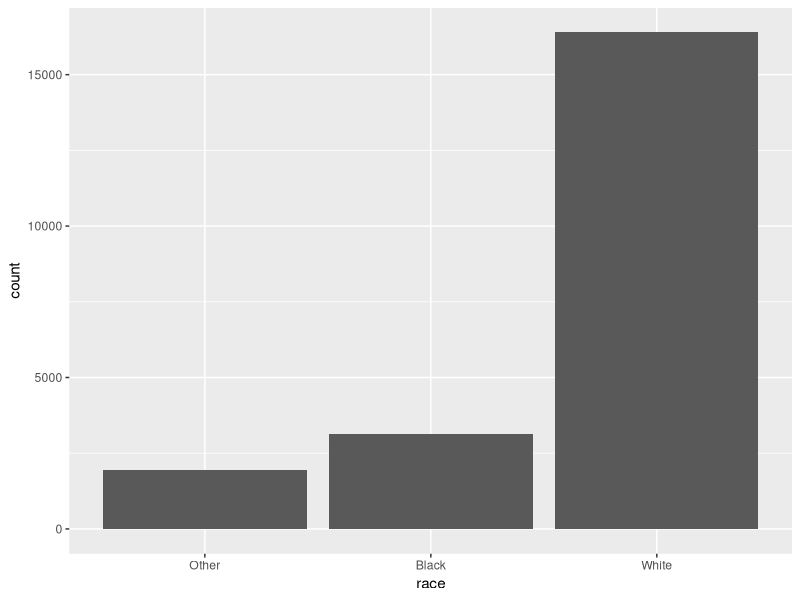
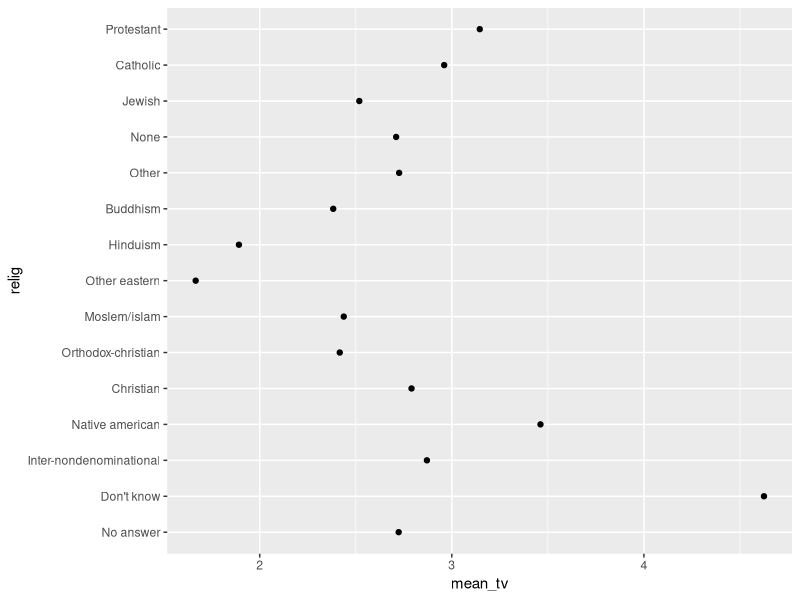
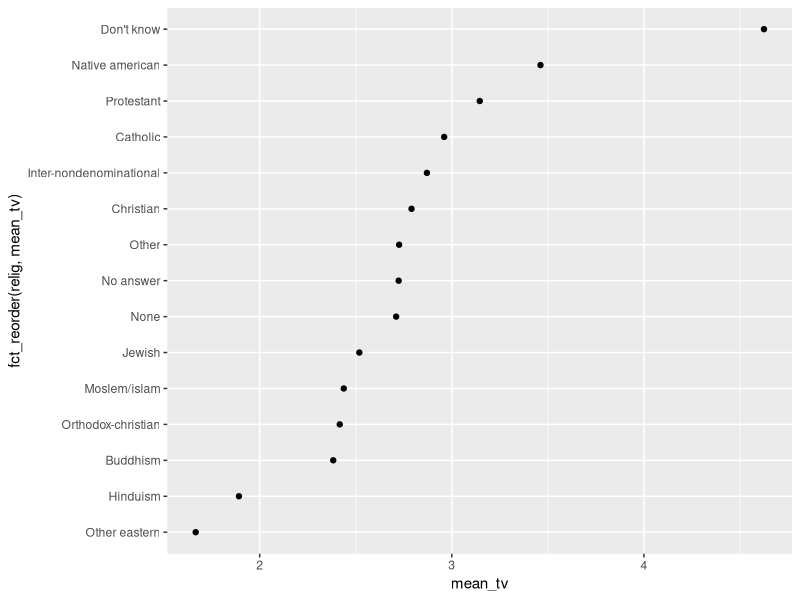
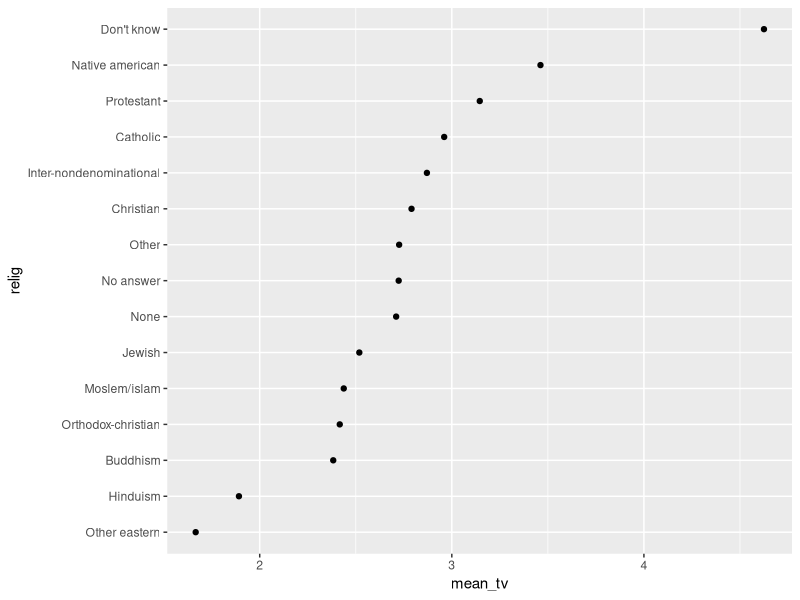
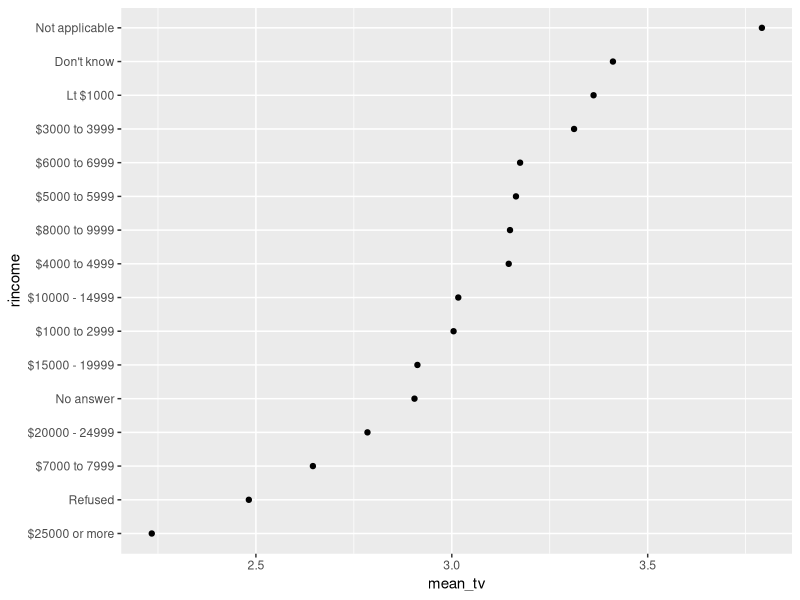
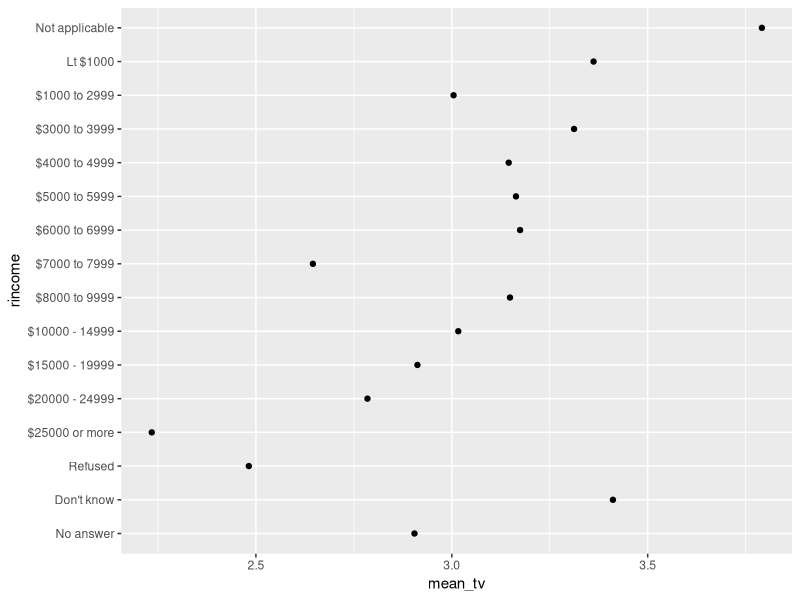
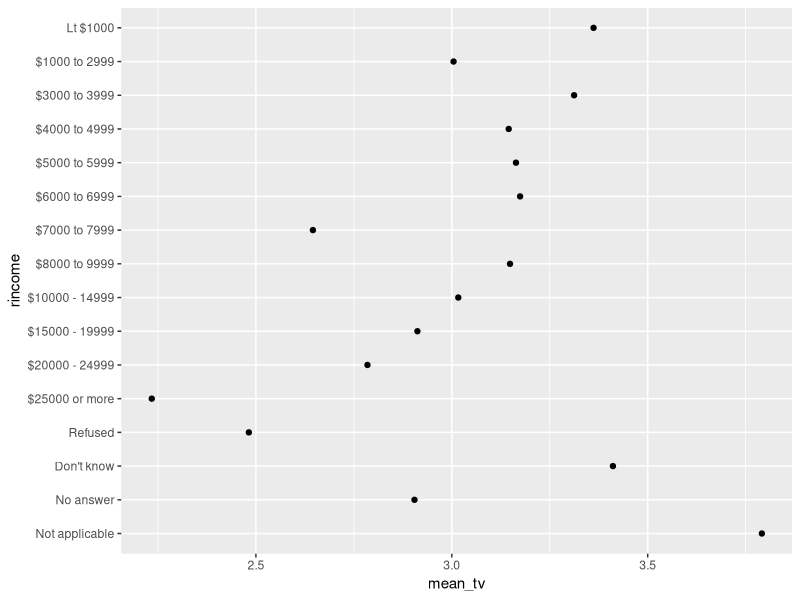
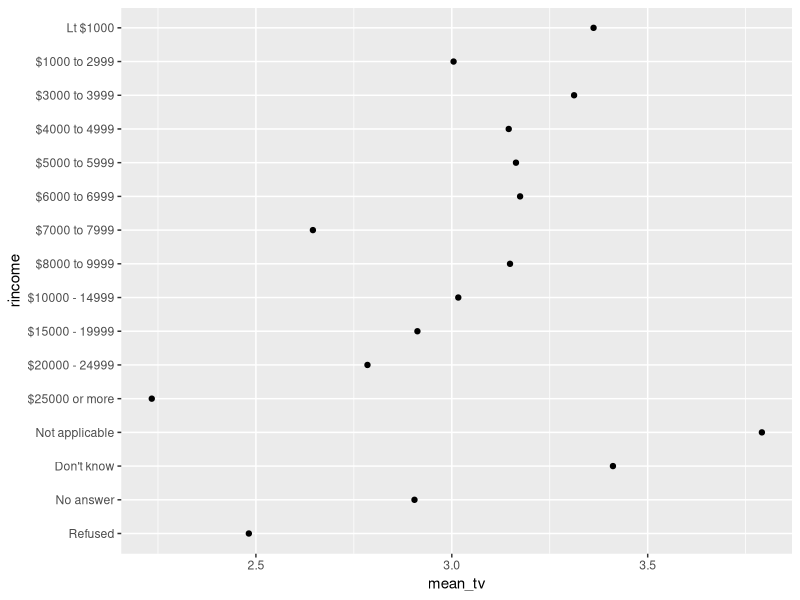

R code for these plots, in order:
## ---- chunk 1
knitr::opts_chunk$set(echo = TRUE)
knitr::opts_knit$set(root.dir = "/cloud/project")
## ---- chunk 2
library(tidyverse)
## ---- chunk 3
x1 <- c("Mar","Apr","May","Sep","Oct","Dec")
## ---- chunk 4
sort(x1)
## ---- chunk 5
month_levels <- c("Jan", "Feb", "Mar", "Apr", "May", "Jun", 
                  "Jul", "Aug", "Sep", "Oct", "Nov", "Dec")

y1 <- factor(x1, levels = month_levels)
y1
## ---- chunk 6
sort(y1)
## ---- chunk 7
x2 <- c("Mar","Apt","May","Sept","Oct","Dec")
y2 <- factor(x2, levels = month_levels)
y2
## ---- chunk 8
x1 <- c("Mar","Apr","May","Sep","Oct","Dec")
z1 <- factor(x1)
z1
## ---- chunk 9
x1 <- c("Mar","Apr","May","Sep","Oct","Dec")
z2 <- factor(x1, levels = unique(x1))
z2
## ---- chunk 10
levels(y1)
levels(z1)
levels(x1)
## ---- chunk 11
gss_cat
## ---- chunk 12
levels(gss_cat$race)

gss_cat %>%
  count(race)
## ---- chunk 13
gss_cat %>%  
  ggplot(mapping = aes(x = race)) + 
  geom_bar()
## ---- chunk 14

## ---- chunk 15

## ---- chunk 16

## ---- chunk 17
relig_summary <- gss_cat %>%
  group_by(relig) %>%
  summarize(
    mean_age = mean(age, na.rm = TRUE),
    mean_tv = mean(tvhours, na.rm = TRUE),
    n = n()
  )

relig_summary
## ---- chunk 18
relig_summary %>%
  ggplot(mapping = aes(x = mean_tv, y = relig)) + 
  geom_point()
## ---- chunk 19
relig_summary %>%
  ggplot(mapping = aes(x = mean_tv, y = fct_reorder(relig, mean_tv))) + 
  geom_point()
## ---- chunk 20
relig_summary %>%
  mutate(relig = fct_reorder(relig, mean_tv)) %>%
  ggplot(mapping = aes(x = mean_tv, y = relig)) + 
  geom_point()
## ---- chunk 21
rincome_summary <- gss_cat %>%
  group_by(rincome) %>%
  summarise(
    mean_age = mean(age, na.rm = TRUE),
    mean_tv = mean(tvhours, na.rm = TRUE),
    n = n()
  )

rincome_summary %>%
  mutate(rincome = fct_reorder(rincome, mean_tv)) %>%
  ggplot(mapping = aes(x = mean_tv, y = rincome)) + 
  geom_point()
## ---- chunk 22
rincome_summary %>%
  ggplot(mapping = aes(x = mean_tv, y = rincome)) + 
  geom_point()
## ---- chunk 23
rincome_summary %>%
  mutate(rincome = fct_relevel(rincome, "Not applicable")) %>%
  ggplot(mapping = aes(x = mean_tv, y = rincome)) + 
  geom_point()
## ---- chunk 24
rincome_summary %>%
  mutate(rincome = fct_relevel(rincome, "Refused", "No answer", "Don't know", "Not applicable")) %>%
  ggplot(mapping = aes(x = mean_tv, y = rincome)) + 
  geom_point()
## ---- chunk 25
by_age <- gss_cat %>%
  filter(!is.na(age)) %>%
  count(age, marital) %>%
  group_by(age) %>%
  mutate(prop = n / sum(n))

by_age %>%
  ggplot(mapping = aes(x = age, y = prop, color = marital)) +
  geom_line(na.rm = TRUE)
## ---- chunk 26
by_age %>%
ggplot(mapping = aes(x = age, y = prop, color = fct_reorder2(marital, age, prop))) +
  geom_line()
## ---- chunk 27
by_age %>%
ggplot(mapping = aes(x = age, y = prop, color = fct_reorder2(marital, age, prop))) +
  geom_line() + 
  labs(color = "Marital status")
## ---- chunk 28
gss_cat %>%
  ggplot(mapping = aes(x = marital)) +
    geom_bar()
## ---- chunk 29
gss_cat %>%
  mutate(marital = fct_infreq(marital)) %>%
  ggplot(aes(marital)) +
    geom_bar()
## ---- chunk 30
gss_cat %>%
  mutate(marital = fct_rev(fct_infreq(marital))) %>%
  ggplot(aes(marital)) +
    geom_bar()
## ---- chunk 31
gss_cat

levels(gss_cat$marital)
levels(gss_cat$race)
levels(gss_cat$rincome)
levels(gss_cat$partyid)
levels(gss_cat$relig)
levels(gss_cat$denom)
## ---- chunk 32
rincome_summary <- gss_cat %>%
  group_by(rincome) %>%
  summarise(
    mean_age = mean(age, na.rm = TRUE),
    mean_tv = mean(tvhours, na.rm = TRUE),
    n = n()
  )

rincome_summary %>%
  ggplot(mapping=aes(x=mean_tv, y=rincome)) + 
  geom_point()

rincome_summary %>%
  mutate(rincome = fct_relevel(rincome, "Not applicable")) %>%
  ggplot(mapping=aes(x=mean_tv, y=rincome)) + 
  geom_point()
## ---- chunk 33
gss_cat %>% count(partyid)
## ---- chunk 34
gss_cat %>%
  mutate(partyid = fct_recode(partyid,
    "Republican, strong"    = "Strong republican",
    "Republican, weak"      = "Not str republican",
    "Independent, near rep" = "Ind,near rep",
    "Independent, near dem" = "Ind,near dem",
    "Democrat, weak"        = "Not str democrat",
    "Democrat, strong"      = "Strong democrat"
  )) %>%
  count(partyid)
## ---- chunk 35
gss_cat %>%
  mutate(partyid = fct_recode(partyid,
    "Republican, strong"    = "Strong republican",
    "Republican, weak"      = "Not str republican",
    "Independent, near rep" = "Ind,near rep",
    "Independent, near dem" = "Ind,near dem",
    "Democrat, weak"        = "Not str democrat",
    "Democrat, strong"      = "Strong democrat",
    "Other"                 = "No answer",
    "Other"                 = "Don't know",
    "Other"                 = "Other party"
  )) %>%
  count(partyid)
## ---- chunk 36
gss_cat %>%
  mutate(partyid = fct_collapse(partyid,
    Other = c("No answer", "Don't know", "Other party"),
    Republican = c("Strong republican", "Not str republican"),
    Independent = c("Ind,near rep", "Independent", "Ind,near dem"),
    Democrat = c("Not str democrat", "Strong democrat")
  )) %>%
  count(partyid)
## ---- chunk 37
gss_cat %>%
  mutate(relig_lumped = fct_lump(relig, n = 10)) %>%
  count(relig_lumped)

gss_cat %>%
  mutate(relig_lumped = fct_lump(relig, n = 5)) %>%
  count(relig_lumped)
## ---- chunk 38
gss_cat %>%
  count(rincome)
## ---- chunk 39
nmesRAW <- read_csv("module_1/nmesUNPROC.csv")

nmesRAW
## ---- chunk 40
nmesRAW <- nmesRAW %>%
  mutate(eversmk_recode = factor(eversmk))

nmesRAW %>%
  count(eversmk, eversmk_recode)
## ---- chunk 41
nmesRAW <- nmesRAW %>%
  mutate(eversmk_recode = fct_recode(eversmk_recode,
                                     "Never smoker" = "0",
                                     "Ever smoker" = "1"
                                     ))

nmesRAW %>%
  count(eversmk, eversmk_recode)
## ---- chunk 42
nmesRAW <- nmesRAW %>%
  mutate(eversmk = eversmk_recode) %>%
  select(-eversmk_recode)

nmesRAW
## ---- chunk 43
nmesRAW <- read_csv("module_1/nmesUNPROC.csv")

nmesRAW <- nmesRAW %>%
  mutate(eversmk = fct_recode(factor(eversmk),
                              "Never smoker" = "0",
                              "Ever smoker" = "1"
                              ))

nmesRAW
  
## ---- chunk 44

## ---- chunk 45

## ---- chunk 46

